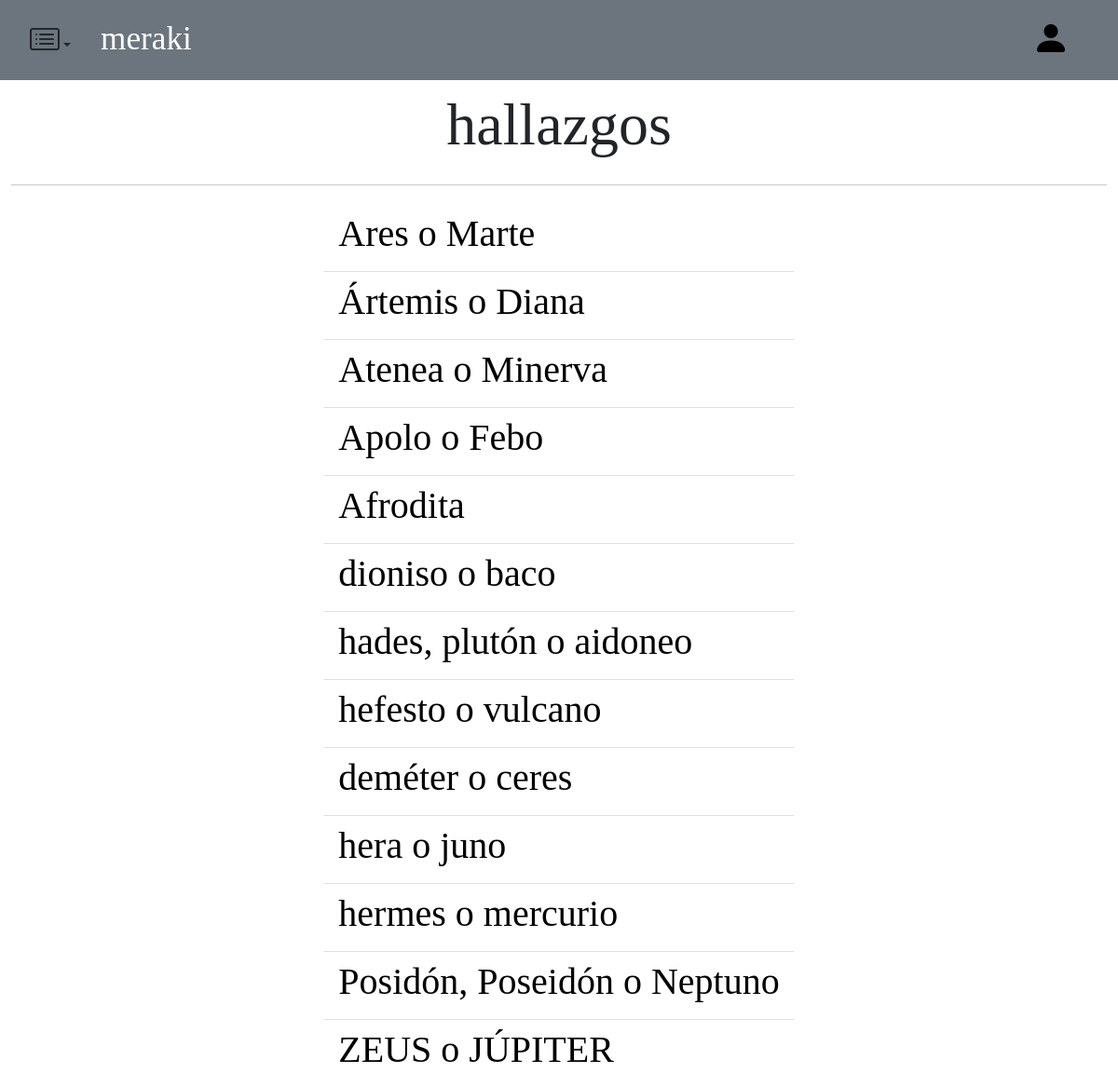
/vistas/encontradosgriego.php, run on the app's committed database.
### tables this page shows
CREATE TABLE `clasico` (
  `idpropio` int(11) NOT NULL,
  `idgen` int(11) NOT NULL,
  `genealogia` text NOT NULL,
  `atribuciones` text NOT NULL,
  `aventuras` text NOT NULL,
  `leyendas` text NOT NULL,
  `veanse` text NOT NULL
);

CREATE TABLE `sergenerico` (
  `ID` int(11) NOT NULL,
  `nombre` varchar(255) NOT NULL,
  `rol` int(11) NOT NULL,
  `atributos` longtext NOT NULL CHECK (json_valid(`atributos`)),
  `variantes` longtext NOT NULL CHECK (json_valid(`variantes`))
);

### models/clasico.php (called while the page is built, shortened)
<?php
require_once "./../db/db.php";
class clasico extends generico{
    function comprobar($String){
        $db = new Database();
        $dbconection = $db->connect();
        $coincidencia = array();
        $array= explode(", ", $String);
        $numatributos = count($array);
        $query='select * from clasico c, sergenerico g where c.idgen = g.ID';
        $resultado = $db->querySelect($dbconection, $query);
        for($i=0; $i<$resultado->num_rows; $i++){
            $fila = $resultado->fetch_assoc();
            $atributos = json_decode($fila['atributos']);
            $num =0;
            foreach ($atributos as $k => $v) {
                for($j=0; $j<count($array); $j++){
                    if(str_contains($v, $array[$j])){
                        $num++;
                    }
                }
            }
                if($num >= $numatributos){
                  array_push($coincidencia, $fila);
                }
        }
           return $coincidencia;
    }
}
?>

### db/db.php (called while the page is built, shortened)
<?php
class Database{
    function querySelect($bbdd, $query){
        $consulta = $bbdd->query($query);
        return $consulta;
    }
}
?>

### vistas/encontradosgriego.php (the view, shortened to what this page needs)
<?php
require_once "./../models/clasico.php";
$clasico = new clasico();
$clas = $clasico->comprobar($_POST['atr']);
?>
<!DOCTYPE html>
<html lang="en">
<head>
    <link href="https://cdn.jsdelivr.net/npm/bootstrap@5.1.3/dist/css/bootstrap.min.css" rel="stylesheet">
    <link rel="stylesheet" href="https://cdn.jsdelivr.net/npm/bootstrap-icons@1.7.2/font/bootstrap-icons.css">
    <link rel="stylesheet" href="navbar.css">
</head>
<body style="font-family: 'Cinzel', serif;">
    <nav class="navbar navbar-expand-lg navbar-light bg-secondary mx-auto">
            <div class="container-fluid mx-4">
            <div class="row">
                <ul class=" col navbar-nav me-auto mb-2 mb-lg-0">
                    <li class=" nav-item dropdown"><a class="nav-link text-dark dropdown-toggle" href="#" id="navbarDropdown" role="button" data-bs-toggle="dropdown" aria-expanded="false"><i class="bi bi-card-list"  style="font-size: 2em;"></i></a>
                    </li>
                </ul>
                <a class="col navbar-brand text-white align-middle" style="font-size: 2.2em;"  href="index.php">meraki</a>
            </div>
            <div class="row">
                <p class="col p-3 align-middle" style="font-size: 1.5em;">
                ?></p>
              <a class="col navbar-brand text-black align-middle" href="login.php"><i class="bi bi-person-fill dropdown" style="font-size: 2em;"> </i> </a>
              </div>
    </nav>
       <div class="container-fluid position-relative">
        <div class="position-absolute top-0 start-50 translate-middle-x" style="font-size: 4em;">hallazgos</div>
        <br> <br> <br> <br>
        <hr>
           <div class="position-absolute mt-1 start-50 translate-middle-x">
            <ul class="list-group list-group-flush">
                    <?php
                       for($i = 0; $i<count($clas); $i++){
                    ?>
                    <li id="<?php echo $clas[$i]['idgen'];?>" class="list-group-item">
                    <h1>
                    <a href="clasico.php?id=<?php echo $clas[$i]['idgen'];?>" style="color: black; text-decoration:none;">
                            <?php
                                 echo $clas[$i]['nombre'];
                            ?>
                        </a>
                    </h1>
                    <?php
                       }
                    ?>
                </li>
              </ul>
           </div>
       </div>
</body>
</html>

### data on the page
clasico: idgen.nombre "Ares o Marte"
clasico: idgen.nombre "Ártemis o Diana"
clasico: idgen.nombre "Atenea o Minerva"
clasico: idgen.nombre "Apolo o Febo"
clasico: idgen.nombre "Afrodita"
clasico: idgen.nombre "dioniso o baco"
clasico: idgen.nombre "hades, plutón o aidoneo"
clasico: idgen.nombre "hefesto o vulcano"
clasico: idgen.nombre "deméter o ceres"
clasico: idgen.nombre "hera o juno"
clasico: idgen.nombre "hermes o mercurio"
clasico: idgen.nombre "Posidón, Poseidón o Neptuno"
clasico: idgen.nombre "ZEUS o JÚPITER"
